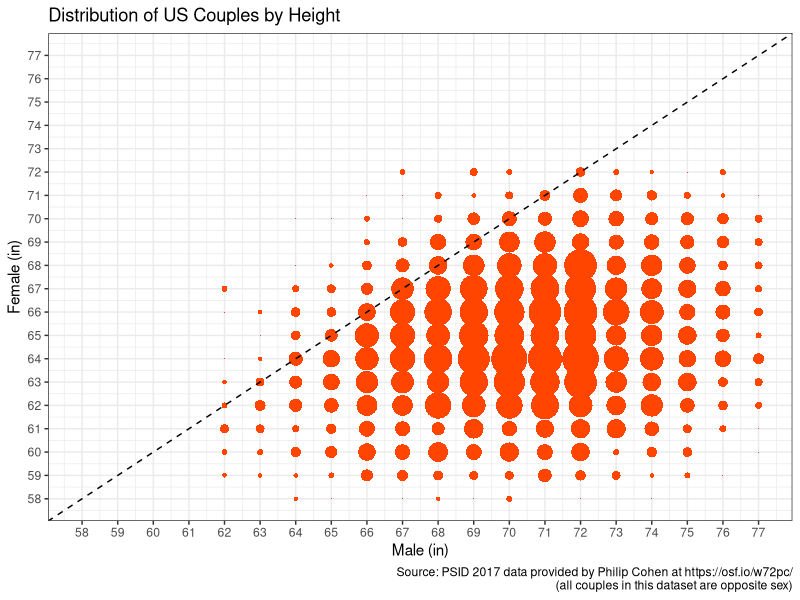
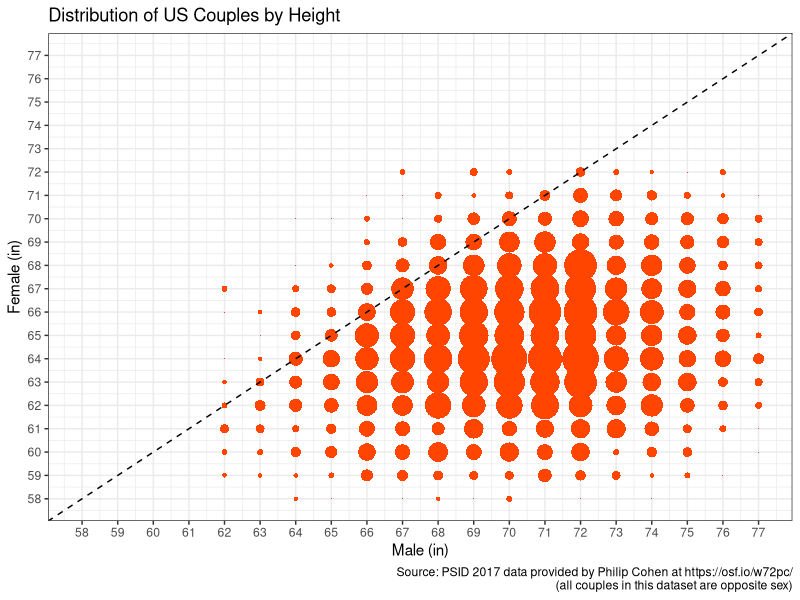
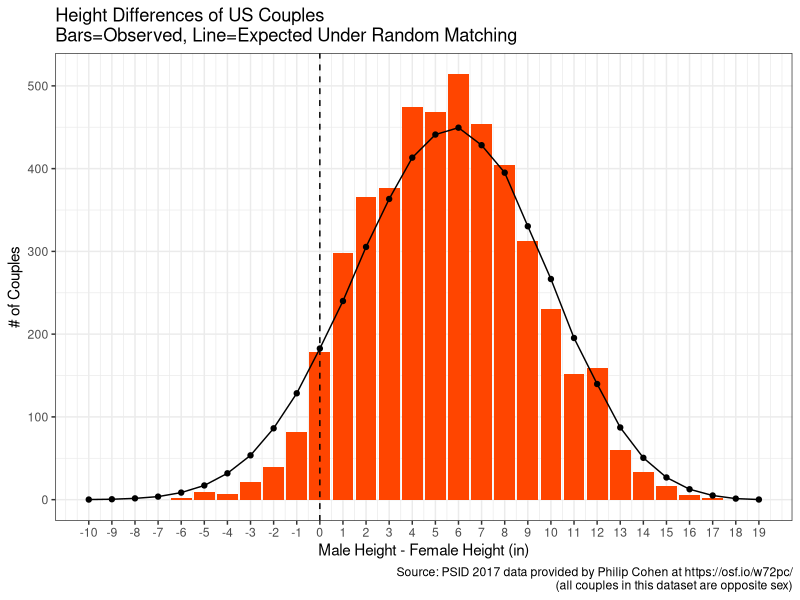

Source code (R) for these figures, in order:
# couples heights from Philip Cohen 4 Nov 2019

library(tidyverse)
library(haven)

D = read_dta('couple-height.dta') %>%
      select(rinch,sinch) %>%
      group_by(rinch,sinch) %>%
      summarize(n=n())


this_caption = 'Source: PSID 2017 data provided by Philip Cohen at https://osf.io/w72pc/\n(all couples in this dataset are opposite sex)'

G1 =
  ggplot( data=D, 
          aes(x=rinch, y=sinch, size=n)) +
  geom_point(shape=16, color='orangered', alpha=1) +
  scale_size_continuous(range=c(0,12)) +
  geom_abline(intercept=0, slope=1, lty=2) +
  scale_y_continuous(breaks=58:77, limits=c(58,77)) +
  scale_x_continuous(breaks=58:77, limits=c(58,77)) +
  labs(title='Distribution of US Couples by Height',
       x='Male (in)', y='Female (in)',
       caption=this_caption) +
  guides(color=FALSE, shape=FALSE,size=FALSE) +
  theme_bw()


print(G1)  

ggsave(plot=G1, filename='couple-height.png',
         height=8,width=8,units='in',dpi=300)


## diffs

df = D %>%
         mutate(ht_diff = rinch-sinch) %>%
         group_by(ht_diff) %>%
         summarize(n=sum(n))

G2 = ggplot(df) +
      aes(x=ht_diff, y=n) +
      geom_bar(stat='identity', fill='orangered', color=NA) +
      scale_x_continuous(breaks=seq(-10, 19,1), limits = c(-10,19)) +
      geom_vline(xintercept=0,lty=2) +
      labs(title='Height Differences of US Couples\nBars=Observed, Line=Expected Under Random Matching',
           x='Male Height - Female Height (in)', y='# of Couples',
           caption=this_caption) +
      theme_bw()
  

# calculate expected counts under random matching of spouses
L = tapply( D$n, list(D$rinch,D$sinch),sum)
L[is.na(L)] = 0

P = prop.table(L)

Pstar = outer( rowSums(P), colSums(P), '*')

hm = as.numeric(rownames(L))
hf = as.numeric(colnames(L))



expected_count = tapply(Pstar, outer(hm,hf,'-'), sum) * sum(D$n)

tmp = data.frame(ht_diff = as.numeric(names(expected_count)),
                 n = expected_count)

G2 = G2 + geom_point(data=tmp) +
        geom_line(data=tmp)

ggsave(plot=G2, filename='couple-height-diffs.png',
       height=8,width=8,units='in',dpi=300)
